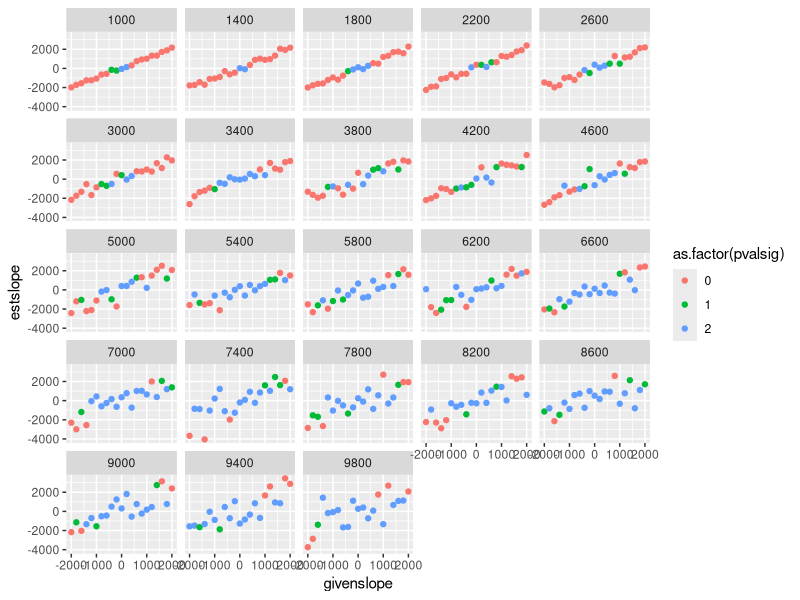
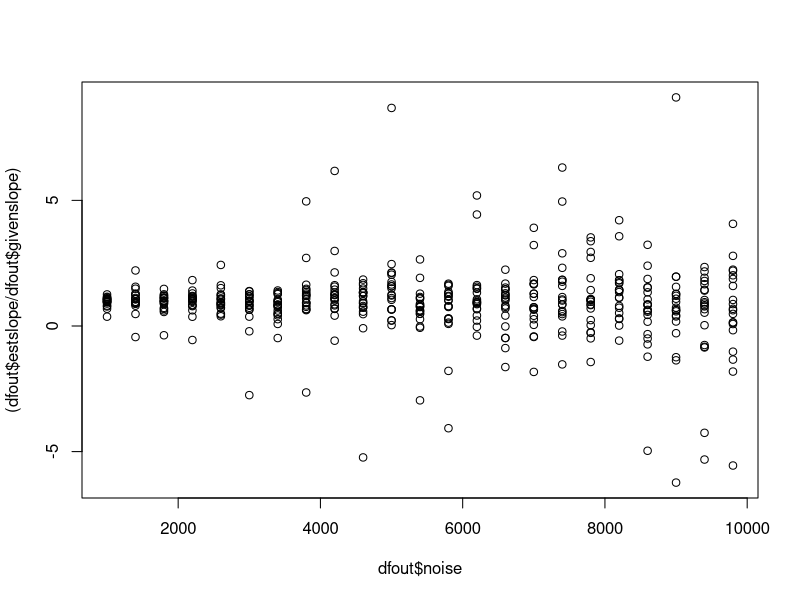
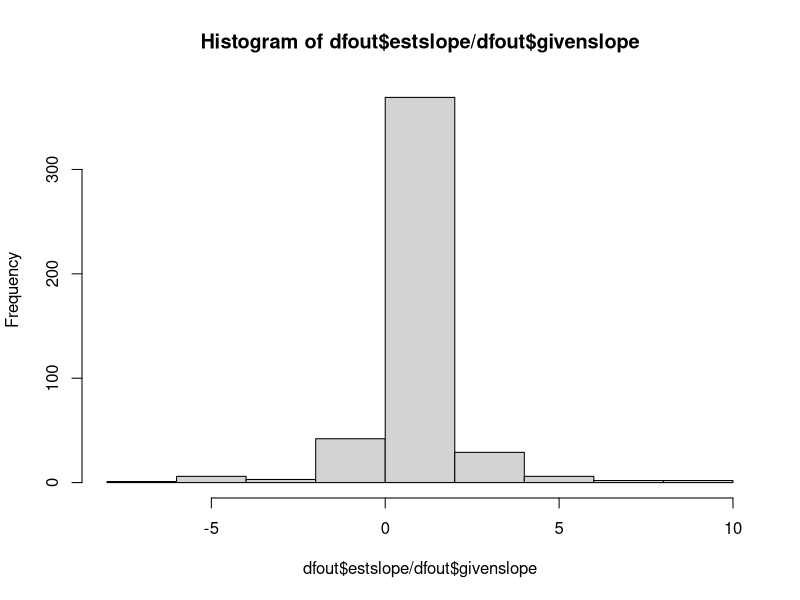
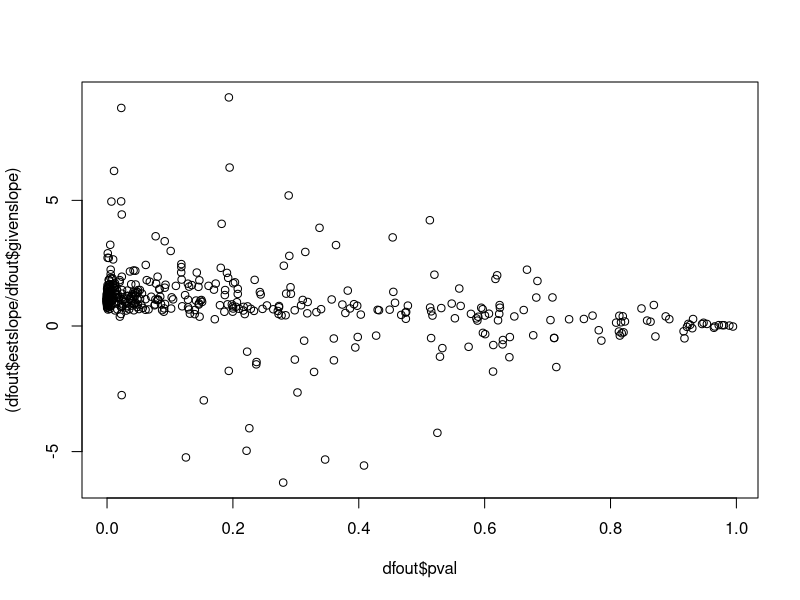

Reproduce these figures in R, in order. (Note: a time limit stopped this script after it produced the figures.)
## Started 7 April 2024 ##
## Tried to start 4 April 2024, but got overwhelmed ##
## Updated 20 April 2024 to work with linear model ## 
## By Lizzie, cribbing off Mao's datasimulation.R ##

## Extra notes on what I did and how throughout, especially in response to datasimulation.R ##

# housekeeping
rm(list=ls()) 
options(stringsAsFactors = FALSE)
set.seed(333)

# f(x)
simulate_population <- function(a, b, t, noise_sd) {
  # To check the code to start, I ran bits inside the f(x) with different a; b  <-  0; noise_sd <- 0
  # then checked that I got a back from this: coef(model)["time"]
  # then I set b to other numbers and checked that I still got a back from the lm 
  # then I played around with the f(x) once I had it some to see how it did (and found an error in my code)
  # so I fixed it and played around again to see if it returned what I expected, it did! So I moved on. Finally
  y <- numeric(t)
  time <- 1:t
  y <- a*time + b + rnorm(t, 0, noise_sd)
    # y is the population of certain time
    # a is the increasing/decreasing rate
    # b is the starting population size
    # time is the x variable 
    # noise_sd
  model <- lm(y ~ time)
  # Extract the estimated slope (coefficient of time)
  estimated_slope <- coef(model)["time"]
  pval <- coef(summary(lm(y ~ time)))[2,4] # would be better to call with column name! But offline so cannot look up how
  return(c(estimated_slope, pval))
}

t <- 10
a <- seq(from=-2000, to=2000, by=200)
b <- 100000
noise_sd <- seq(from=1000, to=10000, by=400)


# If you are good with lists then keep using them! They are smart and I am trying to get better at them.
# This is also a bad way to update output. 
# So, don't copy how I do this below if you have a better way ... 

dfout <- data.frame(givenslope=numeric(), noise=numeric(), estslope=numeric(), pval=numeric())

for (i in 1:length(a)) {
  for (j in 1:length(noise_sd)){
    simpopout <- simulate_population(a[i], b, t, noise_sd[j])
    dfadd <- data.frame(givenslope=a[i], noise=noise_sd[j], estslope=simpopout[1], pval=simpopout[2])
    dfout <- rbind(dfout, dfadd)
  }
}

# set p-value thresholds to 0, 1, 2 where 2 is > 0.15, 1 is 0.05 to 0.15 and and 0 is <0.05 
dfout$pvalsig <- ifelse(dfout$pval>0.15, 2, 0)
dfout$pvalsig[which(dfout$pval>0.05 & dfout$pval<0.15)] <- 1
library(ggplot2)
ggplot(dfout, aes(x=givenslope, y=estslope, color=as.factor(pvalsig)))+
  geom_point() + 
  facet_wrap(.~noise)
# Visulization to me suggests that MAYBE noise of 7000-9000 could work ...
plot((dfout$estslope/dfout$givenslope)~dfout$noise)
hist(dfout$estslope/dfout$givenslope)
plot((dfout$estslope/dfout$givenslope)~dfout$pval)
# Err, guessing that a ratio of 2 could be okay? Not sure .. 

## Next ...
# Semi-brute force search for cases were:
# (1) All the estiamted slopes are pretty close to given slopes and
# (2) The bottom populations has a pvalue between 0.05-0.15
a <- seq(from=-2000, to=2000, by=200)
a <- a[-c(5:17)] # remove middle close-to-zero slopes, as though are hard to get pval low
noise_sd <- seq(from=7000, to=9000, by=400) 
srhere <- 0.3

for(seedz in c(333:3999)){
  set.seed(seedz)
  for (j in 1:length(noise_sd)){
    dfout <- data.frame(noise=numeric(), sloperatio=numeric(), pval=numeric(), smratio=numeric())
    for (i in 1:length(a)) {
      simpopout <- simulate_population(a[i], b, t, noise_sd[j])
      # hack so I can later ask if ALL populations are true for below.. 
      smratiohere  <- ifelse((abs(simpopout[1]/a[i])<(1+srhere) & abs(simpopout[1]/a[i])>(1-srhere)), 0, 1)
      dfadd <- data.frame(noise=noise_sd[j], sloperatio=simpopout[1]/a[i], pval=simpopout[2], smratio=smratiohere)
      dfout <- rbind(dfout, dfadd)
    }
      if(sum(dfout$smratio)==0 & dfout$pval[1]>0.05 & dfout$pval[1]<0.15){
    print(paste("try seed: ", seedz, "with noise of ", noise_sd[j]))
  }
  }
}


# Okay, so I think we have a couple options and could find more with searching more seeds!
# We'll definitely need to DECREASE the noise with population size (assuming northern, increasing populations are increasing)
# But now we can probably get what we want ...
# For example, try ....

# Save all plots in a pdf file
pdf(file= "seeds.pdf")
set.seed(3786)
t <- 10
b <- 100000
noise_sd <- rev(seq(from=3000, to=8600, by=400))

dfout <- data.frame(givenslope=numeric(), noise=numeric(), estslope=numeric(), pval=numeric())

for (i in 1:length(a)) {
    simpopout <- simulate_population(a[i], b, t, noise_sd[i])
    dfadd <- data.frame(givenslope=a[i], noise=noise_sd[i], estslope=simpopout[1], pval=simpopout[2])
    dfout <- rbind(dfout, dfadd)
}

dfout
# Could work, I might re-run after adjusting some of the populations we want, and plot out the results:
set.seed(3786)
a <- c(-2000, -1600, -1400,  600, 1400 , 1600,  2000)
t <- 10
b <- seq(40000, 101000, by=10000)
noise_sd <- rev(seq(from=3000, to=8600, by=400))

#par(mfrow=c(1,7))
#for(i in 1:length(a)){
#  y <- numeric(t)
#  time <- 1:t
#  y <- a[i]*time + b[i] + rnorm(t, 0, noise_sd[i])
#  plot(y~time, main=coef(summary(lm(y ~ time)))[2,4])
#  abline(lm(y~time))
#}

par(mfrow=c(3,3))
for(i in 1:length(a)){
  y <- numeric(t)
  time <- 1:t
  y <- a[i]*time + b[i] + rnorm(t, 0, noise_sd[i])
  lm_model <- lm(y ~ time)
  p_value <- coef(summary(lm_model))[2,4]
  rounded_p_value <- round(p_value, 4)
  slope <- coef(lm_model)[2]
  plot(y ~ time, main = paste("Seed:", 3786, "Noise:", noise_sd[i], "\np-value:", rounded_p_value, "\nEstimated Slope:", round(slope, 2)))
  abline(lm_model)
}
# We should check out some of the other options to see what looks best before finalizing the seed. 
# I suspect we could find better options. 
# Perhaps as a next step someone could try all the seeds x noise suggestions 
# using my noise steps above (lines 99-101) but plotting the points as I do just above, 
# But improve the figures (reduce digits on p values and also add estimated slope to plot) 
# push all plots and then we could pick!
